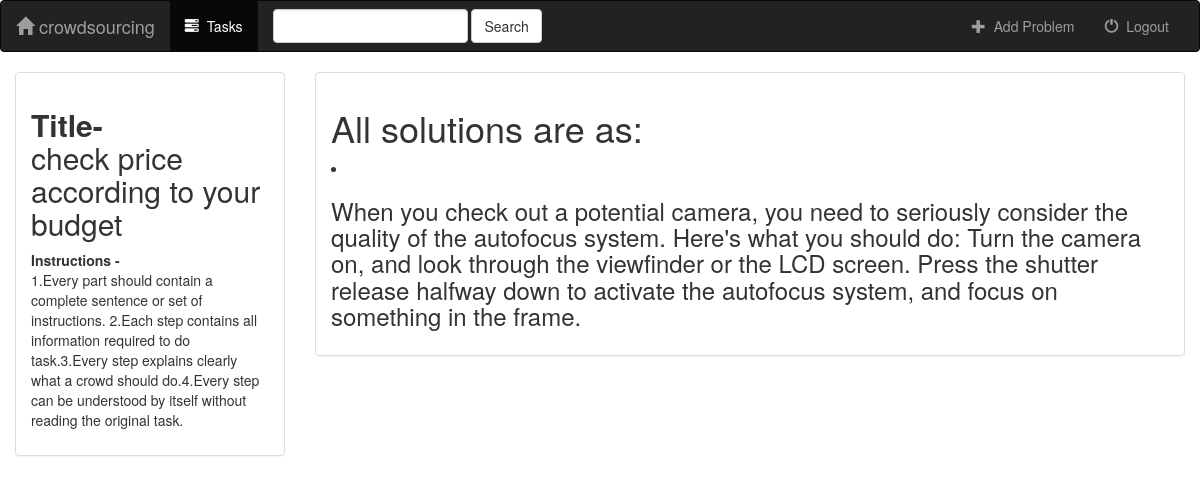
Screenshot of /crowdsrc/subtask/2/ with the database file from the repository.
### crowdsrc/models.py (models this page shows, shortened)
class Subtask(models.Model):
    task = models.ForeignKey(Task,on_delete=models.CASCADE)
    instructions = models.TextField(default='NULL')
    subtask_title = models.CharField(max_length=500)
    is_favorite = models.BooleanField(default=False)

class Solution(models.Model):
    subtask = models.ForeignKey(Subtask, on_delete=models.CASCADE)
    submit_solution = models.TextField(default='NULL')

### crowdsrc/views.py (the view)
# urls.py: url(r'^subtask/(?P<subtask_id>[0-9]+)/$', views.detail_subtask,name='detail_subtask'),
def detail_subtask(request, subtask_id):
    subtask = get_object_or_404(Subtask, pk=subtask_id)
    return render(request,'crowdsrc/detail_subtask.html',{'subtask':subtask})

### crowdsrc/templates/crowdsrc/detail_subtask.html (shortened to what this page needs)
{% extends 'crowdsrc/base.html' %}
{% block tasks_active %}active{% endblock %}
{% block body %}
<div class="container-fluid songs-container">
    <div class="row">
        <div class="col-sm-4 col-md-3">
            <div class="panel panel-default">
                <div class="panel-body">
                    <h2><strong>Title-</strong><br>{{ subtask.subtask_title }} </h2>
                    <p><strong>Instructions -</strong><br>{{ subtask.instructions}}</p>
                </div>
            </div>
        </div>
        <div class="col-sm-8 col-md-9">
            <div class="panel panel-default">
                <div class="panel-body">
                    <h1> All solutions are as: </h1>
                    {% for solution in subtask.solution_set.all %}
                    <li> <h3>{{ solution.submit_solution }} </h3>
                    </li>
                    {% endfor %}
                </div>
            </div>
        </div>
    </div>
</div>
{% endblock %}

### crowdsrc/static/crowdsrc/style.css (style rules this page uses)
body { background: white url("images/background.png"); }

### rows the page displays
Subtask: subtask_title "check price according to your budget", instructions "1.Every part should contain a complete sentence or set of instructions. 2.Each step contains all information required to do task.3.Every step explains clearly what a crowd should do.4.Every step can be understood by itself without reading the original task."
Solution: submit_solution "When you check out a potential camera, you need to seriously consider the quality of the autofocus system. Here's what you should do: Turn the camera on, and look through the viewfinder or the LCD screen. Press the shutter release halfway down to activate the autofocus system, and focus on something in the frame."
